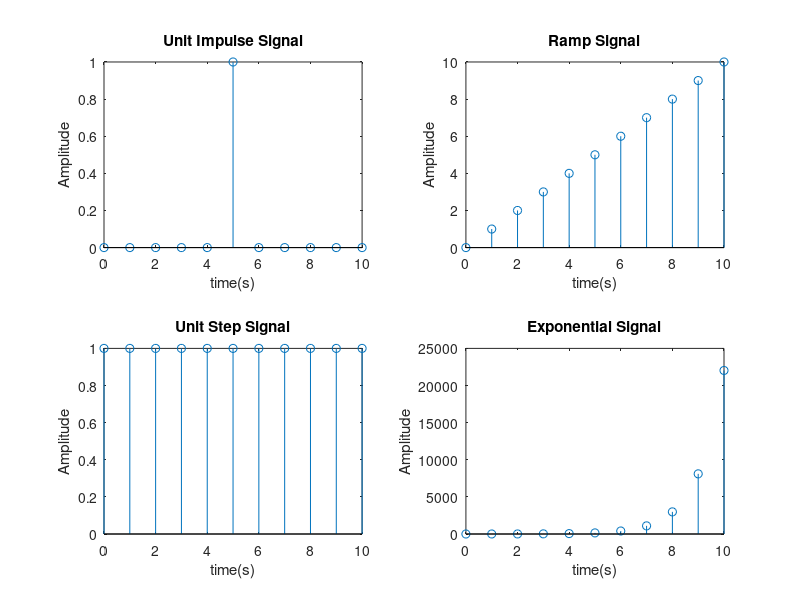

MATLAB code to generate this figure:
clc;
clear all;
t=0:1:10; %number of elements=(last digit/middle digit)+1

%UNIT IMPULSE SIGNAL
y=[zeros(1,5),ones(1,1),zeros(1,5)];

subplot(2,2,1);
stem(t,y);
xlabel('time(s)');
ylabel('Amplitude');
title('Unit Impulse Signal')

%RAMP SIGNAL
y=0:1:10;

subplot(2,2,2);
stem(t,y);
xlabel('time(s)');
ylabel('Amplitude');
title('Ramp Signal')

%UNIT STEP SIGNAL
y=[ones(1,11)];

subplot(2,2,3);
stem(t,y);
xlabel('time(s)');
ylabel('Amplitude');
title('Unit Step Signal')

%EXPONENTIAL SIGNAL
y=[exp(t)];

subplot(2,2,4);
stem(t,y);
xlabel('time(s)');
ylabel('Amplitude');
title('Exponential Signal')

